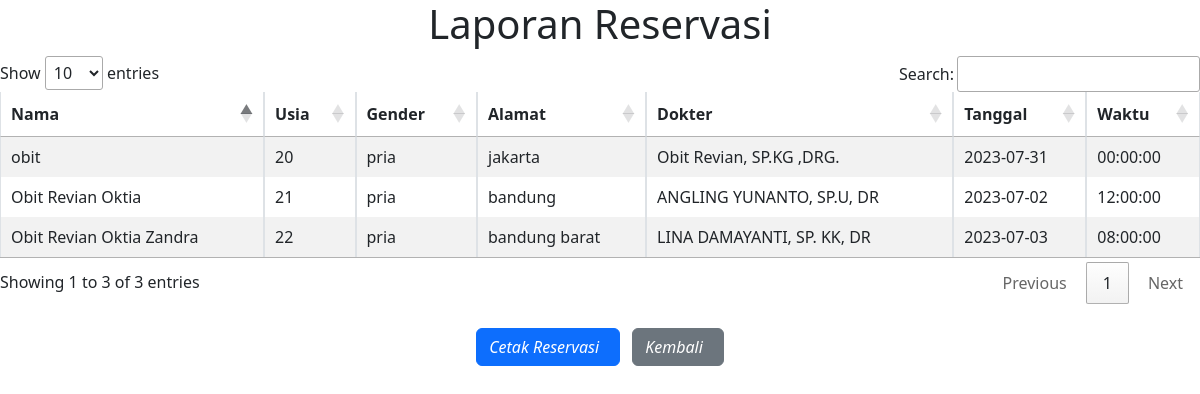
The page /tampil.php on the database its author committed.
### tables this page shows
CREATE TABLE `janji_temu` (
  `id` int(11) NOT NULL,
  `nama` varchar(100) NOT NULL,
  `usia` int(11) NOT NULL,
  `gender` varchar(10) NOT NULL,
  `alamat` varchar(100) NOT NULL,
  `dokter` varchar(100) NOT NULL,
  `tanggal` date NOT NULL,
  `waktu` time NOT NULL
);

### tampil.php (the view, shortened to what this page needs)
<!DOCTYPE html>
<html lang="en">
<head>
    <link rel="stylesheet" href="https://cdn.datatables.net/1.13.4/css/jquery.dataTables.min.css">
    <link rel="stylesheet" href="https://cdn.jsdelivr.net/npm/bootstrap@5.3.0-alpha3/dist/css/bootstrap.min.css">
</head>
<body>
    <h1 style="text-align: center;">Laporan Reservasi</h1>
    <table id="myTable" class="table table-striped table-bordered">
        <thead>
            <tr>
                <th>Nama</th>
                <th>Usia</th>
                <th>Gender</th>
                <th>Alamat</th>
                <th>Dokter</th>
                <th>Tanggal</th>
                <th>Waktu</th>
            </tr>
        </thead>
        <tbody>
            <?php
            include 'koneksi.php';
            $sql = "SELECT * FROM janji_temu";
            $result = $conn->query($sql);
            if ($result->num_rows > 0) {
                while ($row = $result->fetch_assoc()) {
                    echo "<tr>";
                    echo "<td>" . $row['nama'] . "</td>";
                    echo "<td>" . $row['usia'] . "</td>";
                    echo "<td>" . $row['gender'] . "</td>";
                    echo "<td>" . $row['alamat'] . "</td>";
                    echo "<td>" . $row['dokter'] . "</td>";
                    echo "<td>" . $row['tanggal'] . "</td>";
                    echo "<td>" . $row['waktu'] . "</td>";
                    echo "</tr>";
                }
            }
            ?>
        </tbody>
    </table>
    <div class="text-center mt-4">
        <button class="btn btn-primary me-2" onclick="printInvoice()">
            <i class="bi bi-printer-fill me-2">Cetak Reservasi</i>
        </button>
        <a href="halamanReservasi.php" class="btn btn-secondary">
            <i class="bi bi-arrow-left me-2">Kembali</i>
        </a>
    </div>
</body>
</html>

### rows shown on the page
janji_temu: nama "Obit Revian Oktia", usia "21", gender "pria", alamat "bandung", dokter "ANGLING YUNANTO, SP.U, DR", tanggal "2023-07-02", waktu "12:00:00"
janji_temu: nama "Obit Revian Oktia Zandra", usia "22", gender "pria", alamat "bandung barat", dokter "LINA DAMAYANTI, SP. KK, DR", tanggal "2023-07-03", waktu "08:00:00"
janji_temu: nama "obit", usia "20", gender "pria", alamat "jakarta", dokter "Obit Revian, SP.KG ,DRG.", tanggal "2023-07-31", waktu "00:00:00"
